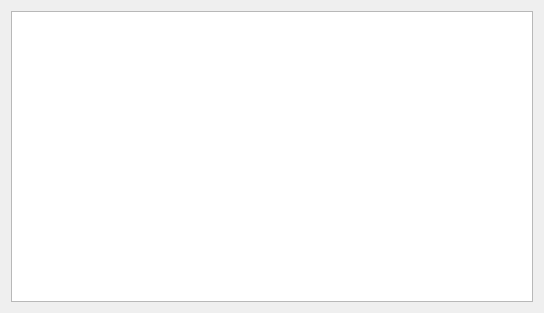
<?xml version="1.0" encoding="UTF-8"?>
<ui version="4.0">
 <class>Form</class>
 <widget class="QWidget" name="Form">
  <property name="geometry">
   <rect>
    <x>0</x>
    <y>0</y>
    <width>544</width>
    <height>313</height>
   </rect>
  </property>
  <property name="windowTitle">
   <string>Form</string>
  </property>
  <layout class="QHBoxLayout" name="horizontalLayout">
   <item>
    <layout class="QVBoxLayout" name="verticalLayout">
     <item>
      <widget class="QTextEdit" name="te_Console">
       <property name="styleSheet">
        <string notr="true"/>
       </property>
       <property name="readOnly">
        <bool>true</bool>
       </property>
      </widget>
     </item>
    </layout>
   </item>
  </layout>
 </widget>
 <resources/>
 <connections/>
</ui>
